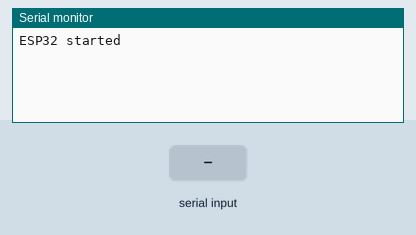
Simulated run of this sketch. Board: ESP32. On the bench: the last lines printed to the serial monitor. The inputs (shaded band) are chosen by the test bench. WiFi joins after 1.5 s; servers stay silent unless stated.

Above: at 3.0 s.
3.1 s: "90,45\n" received over the second serial link
At 4.3 s:
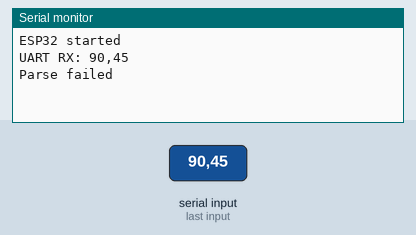
4.6 s: "4\n" received over the second serial link
At 5.4 s:
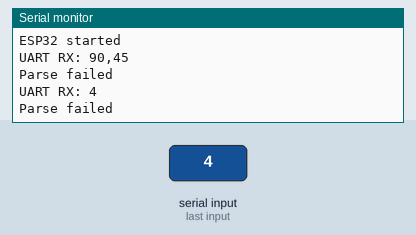

The sketch:

smart_garden-esp32code.ino
```cpp
#define BLYNK_TEMPLATE_ID   ""
#define BLYNK_TEMPLATE_NAME ""
#define BLYNK_AUTH_TOKEN    ""

#define BLYNK_PRINT Serial

#include <WiFi.h>
#include <BlynkSimpleEsp32.h>

char ssid[] = "";
char pass[] = "";

// UART2 cho ESP32
#define RXD2 16
#define TXD2 17

// Datastream values
int soil = 0;
int temp = 0;
int hum = 0;
int light = 0;

int timeToWater = 0;
String currentPlant = "Dua leo";
String pumpStatus = "OFF";
String lightStatus = "OFF";
String systemStatus = "Normal";

bool pumpState = false;
bool lightState = false;

// timer gửi định kỳ lên Blynk
BlynkTimer timer;

// Chống spam event
unsigned long lastHighTempEvent = 0;
unsigned long lastLowSoilEvent  = 0;
unsigned long lastLowLightEvent = 0;
const unsigned long EVENT_COOLDOWN_MS = 60000; // 60 giây

String uartBuffer = "";

// Parse chuỗi từ STM32:
// SOIL:50,TEMP:30,HUM:60,LIGHT:70
bool parseSTM32Data(const String& data) {
  int s, t, h, l;

  if (sscanf(data.c_str(), "SOIL:%d,TEMP:%d,HUM:%d,LIGHT:%d", &s, &t, &h, &l) == 4) {
    soil = constrain(s, 0, 100);
    temp = constrain(t, -20, 80);
    hum = constrain(h, 0, 100);
    light = constrain(l, 0, 100);
    return true;
  }

  return false;
}

// Tính trạng thái hệ thống
void updateDerivedStates() {

  pumpState = (soil < 35);
  lightState = (light < 40);

  pumpStatus = pumpState ? "ON" : "OFF";
  lightStatus = lightState ? "ON" : "OFF";

  if (soil >= 80)       timeToWater = 120;
  else if (soil >= 60)  timeToWater = 90;
  else if (soil >= 40)  timeToWater = 60;
  else if (soil >= 20)  timeToWater = 30;
  else                  timeToWater = 10;

  if (temp > 35) {
    systemStatus = "High Temp";
  } else if (soil < 30) {
    systemStatus = "Low Soil";
  } else if (light < 30) {
    systemStatus = "Low Light";
  } else {
    systemStatus = "Normal";
  }
}

// Gửi toàn bộ datastream lên Blynk
void sendDataToBlynk() {
  Blynk.virtualWrite(V0, soil);
  Blynk.virtualWrite(V1, temp);
  Blynk.virtualWrite(V2, hum);
  Blynk.virtualWrite(V3, light);

  Blynk.virtualWrite(V4, pumpStatus);
  Blynk.virtualWrite(V5, lightStatus);
  Blynk.virtualWrite(V8, systemStatus);
}

// Gửi event cảnh báo lên Blynk
void checkAndSendAlerts() {
  unsigned long now = millis();

  if (temp > 35 && (now - lastHighTempEvent > EVENT_COOLDOWN_MS)) {
    Blynk.logEvent("high_temp", String("Nhiet do cao: ") + temp + "C");
    lastHighTempEvent = now;
  }

  if (soil < 30 && (now - lastLowSoilEvent > EVENT_COOLDOWN_MS)) {
    Blynk.logEvent("low_soil", String("Do am dat thap: ") + soil + "%");
    lastLowSoilEvent = now;
  }

  if (light < 30 && (now - lastLowLightEvent > EVENT_COOLDOWN_MS)) {
    Blynk.logEvent("low_light", String("Anh sang thap: ") + light + "%");
    lastLowLightEvent = now;
  }
}

// Đọc UART không block
void readUARTTask() {
  while (Serial2.available()) {
    char c = (char)Serial2.read();

    if (c == '\n') {
      uartBuffer.trim();

      if (uartBuffer.length() > 0) {
        Serial.print("UART RX: ");
        Serial.println(uartBuffer);

        if (parseSTM32Data(uartBuffer)) {
          updateDerivedStates();
          sendDataToBlynk();
          checkAndSendAlerts();
        } else {
          Serial.println("Parse failed");
        }
      }

      uartBuffer = "";
    } else if (c != '\r') {
      uartBuffer += c;
    }
  }
}

// Đồng bộ định kỳ nếu cần
void periodicSync() {
  updateDerivedStates();
  sendDataToBlynk();
}

void setup() {
  Serial.begin(115200);
  Serial2.begin(115200, SERIAL_8N1, RXD2, TXD2);

  Blynk.begin(BLYNK_AUTH_TOKEN, ssid, pass);

  // gửi định kỳ mỗi 5 giây
  timer.setInterval(5000L, periodicSync);

  Serial.println("ESP32 started");
}

void loop() {
  Blynk.run();
  timer.run();
  readUARTTask();
}
```

Measured:
- after the input at 3.1 s, the serial monitor: prints a new line at once (image 1)
- after the input at 4.6 s, the serial monitor: prints a new line at once (image 2)
